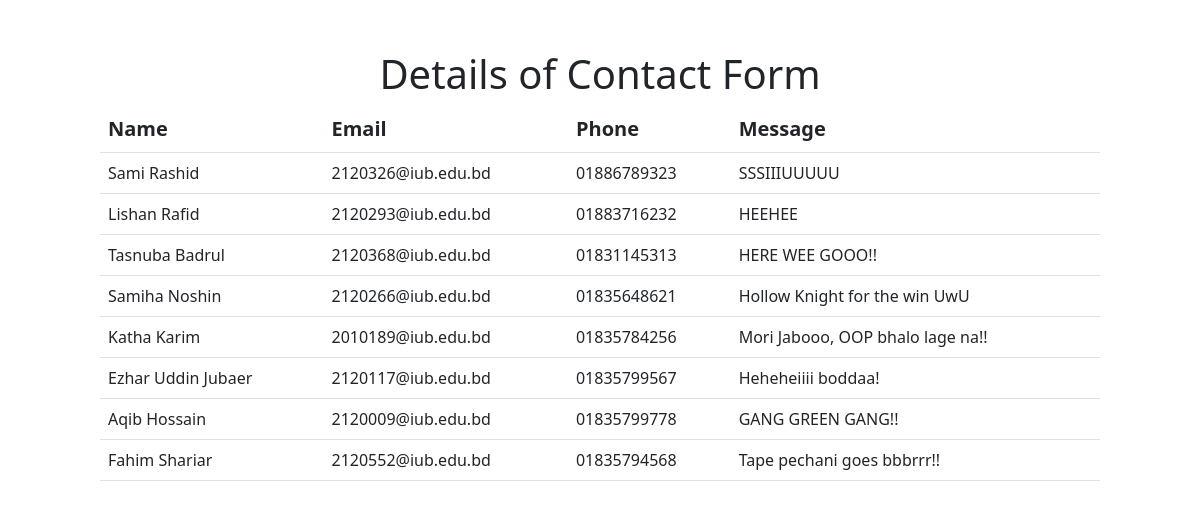
The app's page /contact_details_table.php with its own data.
### tables this page shows
CREATE TABLE `userinfo` (
  `uname` varchar(20) NOT NULL,
  `uemail` varchar(20) NOT NULL,
  `uphone` varchar(20) NOT NULL,
  `umessage` varchar(100) NOT NULL
);

### contact_details_table.php (the view, shortened to what this page needs)
<!DOCTYPE html>
<html lang="en">
<head>
    <link href="https://cdn.jsdelivr.net/npm/bootstrap@5.3.0-alpha3/dist/css/bootstrap.min.css" rel="stylesheet">
</head>
<body style="margin: 50px 100px; padding: ">
    <h1 style="text-align: center;">Details of Contact Form</h1>
    <table class="table">
        <thead  style="font-size: 1.25rem">
            <tr>
                <th>Name</th>
                <th>Email</th>
                <th>Phone</th>
                <th>Message</th>
            </tr>
        </thead>
        <tbody>
            <?php
$connection = new mysqli("localhost", "root", "", "contactformdb");
$sql = "SELECT * FROM `userinfo` WHERE 1";
$result = $connection->query($sql);
while ($row = $result->fetch_assoc()) {
    echo "<tr>
                        <td>" . $row["uname"] . "</td>
                        <td>" . $row["uemail"] . "</td>
                        <td>" . $row["uphone"] . "</td>
                        <td>" . $row["umessage"] . "</td>
                    </tr>";
}
?>
        </tbody>
    </table>
</body>
</html>

### records on screen
userinfo: uname "Sami Rashid", uemail "2120326@iub.edu.bd", uphone "01886789323", umessage "SSSIIIUUUUU"
userinfo: uname "Lishan Rafid", uemail "2120293@iub.edu.bd", uphone "01883716232", umessage "HEEHEE"
userinfo: uname "Tasnuba Badrul", uemail "2120368@iub.edu.bd", uphone "01831145313", umessage "HERE WEE GOOO!!"
userinfo: uname "Samiha Noshin", uemail "2120266@iub.edu.bd", uphone "01835648621", umessage "Hollow Knight for the win UwU"
userinfo: uname "Katha Karim", uemail "2010189@iub.edu.bd", uphone "01835784256", umessage "Mori Jabooo, OOP bhalo lage na!!"
userinfo: uname "Ezhar Uddin Jubaer", uemail "2120117@iub.edu.bd", uphone "01835799567", umessage "Heheheiiii boddaa!"
userinfo: uname "Aqib Hossain", uemail "2120009@iub.edu.bd", uphone "01835799778", umessage "GANG GREEN GANG!!"
userinfo: uname "Fahim Shariar", uemail "2120552@iub.edu.bd", uphone "01835794568", umessage "Tape pechani goes bbbrrr!!"
